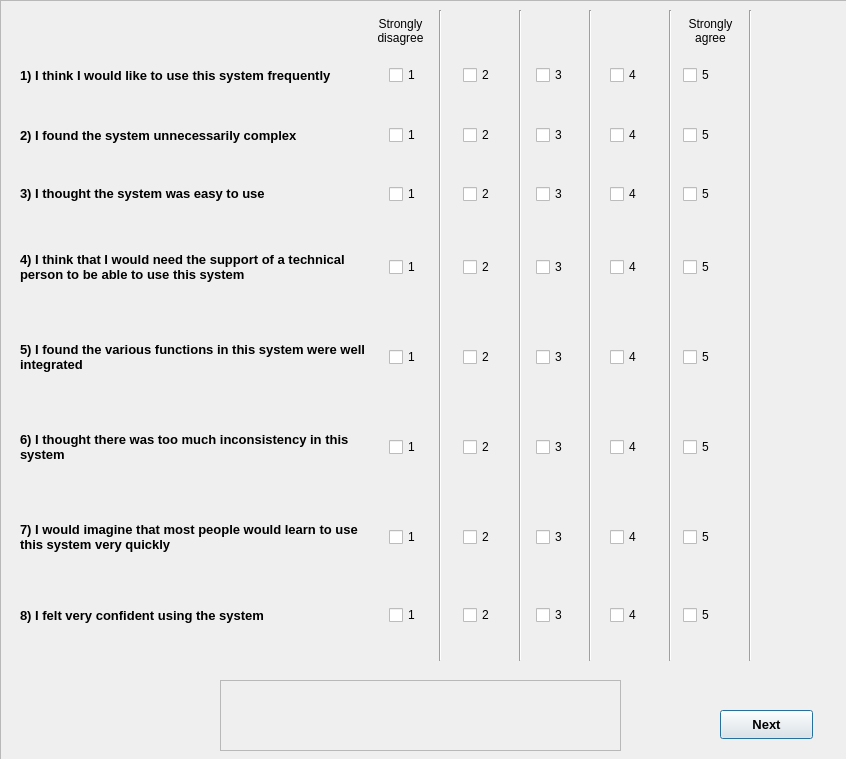
<?xml version="1.0" encoding="UTF-8"?>
<ui version="4.0">
 <class>UsabilityQuestionnaire</class>
 <widget class="QDialog" name="UsabilityQuestionnaire">
  <property name="geometry">
   <rect>
    <x>0</x>
    <y>0</y>
    <width>846</width>
    <height>759</height>
   </rect>
  </property>
  <property name="windowTitle">
   <string>Dialog</string>
  </property>
  <widget class="QLabel" name="label_2">
   <property name="geometry">
    <rect>
     <x>370</x>
     <y>10</y>
     <width>61</width>
     <height>41</height>
    </rect>
   </property>
   <property name="text">
    <string>Strongly disagree</string>
   </property>
   <property name="alignment">
    <set>Qt::AlignCenter</set>
   </property>
   <property name="wordWrap">
    <bool>true</bool>
   </property>
  </widget>
  <widget class="Line" name="line">
   <property name="geometry">
    <rect>
     <x>430</x>
     <y>10</y>
     <width>20</width>
     <height>651</height>
    </rect>
   </property>
   <property name="font">
    <font>
     <bold>false</bold>
    </font>
   </property>
   <property name="frameShadow">
    <enum>QFrame::Sunken</enum>
   </property>
   <property name="orientation">
    <enum>Qt::Vertical</enum>
   </property>
  </widget>
  <widget class="Line" name="line_2">
   <property name="geometry">
    <rect>
     <x>510</x>
     <y>10</y>
     <width>20</width>
     <height>651</height>
    </rect>
   </property>
   <property name="font">
    <font>
     <bold>false</bold>
    </font>
   </property>
   <property name="frameShadow">
    <enum>QFrame::Sunken</enum>
   </property>
   <property name="orientation">
    <enum>Qt::Vertical</enum>
   </property>
  </widget>
  <widget class="Line" name="line_3">
   <property name="geometry">
    <rect>
     <x>580</x>
     <y>10</y>
     <width>20</width>
     <height>651</height>
    </rect>
   </property>
   <property name="font">
    <font>
     <bold>false</bold>
    </font>
   </property>
   <property name="frameShadow">
    <enum>QFrame::Sunken</enum>
   </property>
   <property name="orientation">
    <enum>Qt::Vertical</enum>
   </property>
  </widget>
  <widget class="Line" name="line_4">
   <property name="geometry">
    <rect>
     <x>660</x>
     <y>10</y>
     <width>20</width>
     <height>651</height>
    </rect>
   </property>
   <property name="font">
    <font>
     <bold>false</bold>
    </font>
   </property>
   <property name="frameShadow">
    <enum>QFrame::Sunken</enum>
   </property>
   <property name="orientation">
    <enum>Qt::Vertical</enum>
   </property>
  </widget>
  <widget class="Line" name="line_5">
   <property name="geometry">
    <rect>
     <x>740</x>
     <y>10</y>
     <width>20</width>
     <height>651</height>
    </rect>
   </property>
   <property name="font">
    <font>
     <bold>false</bold>
    </font>
   </property>
   <property name="frameShadow">
    <enum>QFrame::Sunken</enum>
   </property>
   <property name="orientation">
    <enum>Qt::Vertical</enum>
   </property>
  </widget>
  <widget class="QLabel" name="label_3">
   <property name="geometry">
    <rect>
     <x>680</x>
     <y>10</y>
     <width>61</width>
     <height>41</height>
    </rect>
   </property>
   <property name="text">
    <string>Strongly agree</string>
   </property>
   <property name="alignment">
    <set>Qt::AlignCenter</set>
   </property>
   <property name="wordWrap">
    <bool>true</bool>
   </property>
  </widget>
  <widget class="QPushButton" name="nextButton">
   <property name="geometry">
    <rect>
     <x>720</x>
     <y>710</y>
     <width>93</width>
     <height>29</height>
    </rect>
   </property>
   <property name="font">
    <font>
     <pointsize>10</pointsize>
     <bold>true</bold>
    </font>
   </property>
   <property name="text">
    <string>Next</string>
   </property>
  </widget>
  <widget class="QFrame" name="frame">
   <property name="geometry">
    <rect>
     <x>0</x>
     <y>0</y>
     <width>851</width>
     <height>761</height>
    </rect>
   </property>
   <property name="frameShape">
    <enum>QFrame::StyledPanel</enum>
   </property>
   <property name="frameShadow">
    <enum>QFrame::Raised</enum>
   </property>
   <widget class="QFrame" name="frame_2">
    <property name="geometry">
     <rect>
      <x>220</x>
      <y>680</y>
      <width>401</width>
      <height>71</height>
     </rect>
    </property>
    <property name="frameShape">
     <enum>QFrame::StyledPanel</enum>
    </property>
    <property name="frameShadow">
     <enum>QFrame::Raised</enum>
    </property>
   </widget>
   <widget class="QWidget" name="layoutWidget">
    <property name="geometry">
     <rect>
      <x>20</x>
      <y>50</y>
      <width>731</width>
      <height>51</height>
     </rect>
    </property>
    <layout class="QHBoxLayout" name="horizontalLayout_10">
     <item>
      <widget class="QLabel" name="label">
       <property name="font">
        <font>
         <pointsize>10</pointsize>
         <bold>true</bold>
        </font>
       </property>
       <property name="text">
        <string>1) I think I would like to use this system frequently</string>
       </property>
       <property name="alignment">
        <set>Qt::AlignLeading|Qt::AlignLeft|Qt::AlignVCenter</set>
       </property>
       <property name="wordWrap">
        <bool>true</bool>
       </property>
      </widget>
     </item>
     <item>
      <layout class="QHBoxLayout" name="horizontalLayout">
       <item>
        <widget class="QCheckBox" name="checkBox">
         <property name="text">
          <string>1</string>
         </property>
        </widget>
       </item>
       <item>
        <widget class="QCheckBox" name="checkBox_2">
         <property name="text">
          <string>2</string>
         </property>
        </widget>
       </item>
       <item>
        <widget class="QCheckBox" name="checkBox_3">
         <property name="text">
          <string>3</string>
         </property>
        </widget>
       </item>
       <item>
        <widget class="QCheckBox" name="checkBox_4">
         <property name="text">
          <string>4</string>
         </property>
        </widget>
       </item>
       <item>
        <widget class="QCheckBox" name="checkBox_5">
         <property name="text">
          <string>5</string>
         </property>
        </widget>
       </item>
      </layout>
     </item>
    </layout>
   </widget>
   <widget class="QWidget" name="layoutWidget">
    <property name="geometry">
     <rect>
      <x>20</x>
      <y>490</y>
      <width>731</width>
      <height>94</height>
     </rect>
    </property>
    <layout class="QHBoxLayout" name="horizontalLayout_7">
     <item>
      <widget class="QLabel" name="label_9">
       <property name="font">
        <font>
         <pointsize>10</pointsize>
         <bold>true</bold>
        </font>
       </property>
       <property name="text">
        <string>&lt;html&gt;&lt;head/&gt;&lt;body&gt;&lt;p&gt;7) I would imagine that most people would learn to use this system very quickly&lt;/p&gt;&lt;/body&gt;&lt;/html&gt;</string>
       </property>
       <property name="alignment">
        <set>Qt::AlignLeading|Qt::AlignLeft|Qt::AlignVCenter</set>
       </property>
       <property name="wordWrap">
        <bool>true</bool>
       </property>
      </widget>
     </item>
     <item>
      <layout class="QHBoxLayout" name="horizontalLayout_8">
       <item>
        <widget class="QCheckBox" name="checkBox_31">
         <property name="text">
          <string>1</string>
         </property>
        </widget>
       </item>
       <item>
        <widget class="QCheckBox" name="checkBox_32">
         <property name="text">
          <string>2</string>
         </property>
        </widget>
       </item>
       <item>
        <widget class="QCheckBox" name="checkBox_33">
         <property name="text">
          <string>3</string>
         </property>
        </widget>
       </item>
       <item>
        <widget class="QCheckBox" name="checkBox_34">
         <property name="text">
          <string>4</string>
         </property>
        </widget>
       </item>
       <item>
        <widget class="QCheckBox" name="checkBox_35">
         <property name="text">
          <string>5</string>
         </property>
        </widget>
       </item>
      </layout>
     </item>
    </layout>
   </widget>
   <widget class="QWidget" name="layoutWidget">
    <property name="geometry">
     <rect>
      <x>20</x>
      <y>220</y>
      <width>731</width>
      <height>94</height>
     </rect>
    </property>
    <layout class="QHBoxLayout" name="horizontalLayout_13">
     <item>
      <widget class="QLabel" name="label_6">
       <property name="font">
        <font>
         <pointsize>10</pointsize>
         <bold>true</bold>
        </font>
       </property>
       <property name="text">
        <string>&lt;html&gt;&lt;head/&gt;&lt;body&gt;&lt;p&gt;4) I think that I would need the support of a technical person to be able to use this system&lt;/p&gt;&lt;/body&gt;&lt;/html&gt;</string>
       </property>
       <property name="alignment">
        <set>Qt::AlignLeading|Qt::AlignLeft|Qt::AlignVCenter</set>
       </property>
       <property name="wordWrap">
        <bool>true</bool>
       </property>
      </widget>
     </item>
     <item>
      <layout class="QHBoxLayout" name="horizontalLayout_4">
       <item>
        <widget class="QCheckBox" name="checkBox_16">
         <property name="text">
          <string>1</string>
         </property>
        </widget>
       </item>
       <item>
        <widget class="QCheckBox" name="checkBox_17">
         <property name="text">
          <string>2</string>
         </property>
        </widget>
       </item>
       <item>
        <widget class="QCheckBox" name="checkBox_18">
         <property name="text">
          <string>3</string>
         </property>
        </widget>
       </item>
       <item>
        <widget class="QCheckBox" name="checkBox_19">
         <property name="text">
          <string>4</string>
         </property>
        </widget>
       </item>
       <item>
        <widget class="QCheckBox" name="checkBox_20">
         <property name="text">
          <string>5</string>
         </property>
        </widget>
       </item>
      </layout>
     </item>
    </layout>
   </widget>
   <widget class="QWidget" name="layoutWidget">
    <property name="geometry">
     <rect>
      <x>20</x>
      <y>400</y>
      <width>731</width>
      <height>94</height>
     </rect>
    </property>
    <layout class="QHBoxLayout" name="horizontalLayout_15">
     <item>
      <widget class="QLabel" name="label_8">
       <property name="font">
        <font>
         <pointsize>10</pointsize>
         <bold>true</bold>
        </font>
       </property>
       <property name="text">
        <string>&lt;html&gt;&lt;head/&gt;&lt;body&gt;&lt;p&gt;6) I thought there was too much inconsistency in this system&lt;/p&gt;&lt;/body&gt;&lt;/html&gt;</string>
       </property>
       <property name="alignment">
        <set>Qt::AlignLeading|Qt::AlignLeft|Qt::AlignVCenter</set>
       </property>
       <property name="wordWrap">
        <bool>true</bool>
       </property>
      </widget>
     </item>
     <item>
      <layout class="QHBoxLayout" name="horizontalLayout_6">
       <item>
        <widget class="QCheckBox" name="checkBox_26">
         <property name="text">
          <string>1</string>
         </property>
        </widget>
       </item>
       <item>
        <widget class="QCheckBox" name="checkBox_27">
         <property name="text">
          <string>2</string>
         </property>
        </widget>
       </item>
       <item>
        <widget class="QCheckBox" name="checkBox_28">
         <property name="text">
          <string>3</string>
         </property>
        </widget>
       </item>
       <item>
        <widget class="QCheckBox" name="checkBox_29">
         <property name="text">
          <string>4</string>
         </property>
        </widget>
       </item>
       <item>
        <widget class="QCheckBox" name="checkBox_30">
         <property name="text">
          <string>5</string>
         </property>
        </widget>
       </item>
      </layout>
     </item>
    </layout>
   </widget>
   <widget class="QWidget" name="layoutWidget">
    <property name="geometry">
     <rect>
      <x>20</x>
      <y>170</y>
      <width>731</width>
      <height>48</height>
     </rect>
    </property>
    <layout class="QHBoxLayout" name="horizontalLayout_12">
     <item>
      <widget class="QLabel" name="label_5">
       <property name="font">
        <font>
         <pointsize>10</pointsize>
         <bold>true</bold>
        </font>
       </property>
       <property name="text">
        <string>&lt;html&gt;&lt;head/&gt;&lt;body&gt;&lt;p&gt;3) I thought the system was easy to use&lt;/p&gt;&lt;/body&gt;&lt;/html&gt;</string>
       </property>
       <property name="alignment">
        <set>Qt::AlignLeading|Qt::AlignLeft|Qt::AlignVCenter</set>
       </property>
       <property name="wordWrap">
        <bool>true</bool>
       </property>
      </widget>
     </item>
     <item>
      <layout class="QHBoxLayout" name="horizontalLayout_3">
       <item>
        <widget class="QCheckBox" name="checkBox_11">
         <property name="text">
          <string>1</string>
         </property>
        </widget>
       </item>
       <item>
        <widget class="QCheckBox" name="checkBox_12">
         <property name="text">
          <string>2</string>
         </property>
        </widget>
       </item>
       <item>
        <widget class="QCheckBox" name="checkBox_13">
         <property name="text">
          <string>3</string>
         </property>
        </widget>
       </item>
       <item>
        <widget class="QCheckBox" name="checkBox_14">
         <property name="text">
          <string>4</string>
         </property>
        </widget>
       </item>
       <item>
        <widget class="QCheckBox" name="checkBox_15">
         <property name="text">
          <string>5</string>
         </property>
        </widget>
       </item>
      </layout>
     </item>
    </layout>
   </widget>
   <widget class="QWidget" name="layoutWidget">
    <property name="geometry">
     <rect>
      <x>20</x>
      <y>310</y>
      <width>731</width>
      <height>94</height>
     </rect>
    </property>
    <layout class="QHBoxLayout" name="horizontalLayout_14">
     <item>
      <widget class="QLabel" name="label_7">
       <property name="font">
        <font>
         <pointsize>10</pointsize>
         <bold>true</bold>
        </font>
       </property>
       <property name="text">
        <string>&lt;html&gt;&lt;head/&gt;&lt;body&gt;&lt;p&gt;5) I found the various functions in this system were well integrated&lt;/p&gt;&lt;/body&gt;&lt;/html&gt;</string>
       </property>
       <property name="alignment">
        <set>Qt::AlignLeading|Qt::AlignLeft|Qt::AlignVCenter</set>
       </property>
       <property name="wordWrap">
        <bool>true</bool>
       </property>
      </widget>
     </item>
     <item>
      <layout class="QHBoxLayout" name="horizontalLayout_5">
       <item>
        <widget class="QCheckBox" name="checkBox_21">
         <property name="text">
          <string>1</string>
         </property>
        </widget>
       </item>
       <item>
        <widget class="QCheckBox" name="checkBox_22">
         <property name="text">
          <string>2</string>
         </property>
        </widget>
       </item>
       <item>
        <widget class="QCheckBox" name="checkBox_23">
         <property name="text">
          <string>3</string>
         </property>
        </widget>
       </item>
       <item>
        <widget class="QCheckBox" name="checkBox_24">
         <property name="text">
          <string>4</string>
         </property>
        </widget>
       </item>
       <item>
        <widget class="QCheckBox" name="checkBox_25">
         <property name="text">
          <string>5</string>
         </property>
        </widget>
       </item>
      </layout>
     </item>
    </layout>
   </widget>
   <widget class="QWidget" name="layoutWidget">
    <property name="geometry">
     <rect>
      <x>20</x>
      <y>100</y>
      <width>731</width>
      <height>71</height>
     </rect>
    </property>
    <layout class="QHBoxLayout" name="horizontalLayout_11">
     <item>
      <widget class="QLabel" name="label_4">
       <property name="font">
        <font>
         <pointsize>10</pointsize>
         <bold>true</bold>
        </font>
       </property>
       <property name="text">
        <string>&lt;html&gt;&lt;head/&gt;&lt;body&gt;&lt;p&gt;2) I found the system unnecessarily complex&lt;/p&gt;&lt;/body&gt;&lt;/html&gt;</string>
       </property>
       <property name="alignment">
        <set>Qt::AlignLeading|Qt::AlignLeft|Qt::AlignVCenter</set>
       </property>
       <property name="wordWrap">
        <bool>true</bool>
       </property>
      </widget>
     </item>
     <item>
      <layout class="QHBoxLayout" name="horizontalLayout_2">
       <item>
        <widget class="QCheckBox" name="checkBox_6">
         <property name="text">
          <string>1</string>
         </property>
        </widget>
       </item>
       <item>
        <widget class="QCheckBox" name="checkBox_7">
         <property name="text">
          <string>2</string>
         </property>
        </widget>
       </item>
       <item>
        <widget class="QCheckBox" name="checkBox_8">
         <property name="text">
          <string>3</string>
         </property>
        </widget>
       </item>
       <item>
        <widget class="QCheckBox" name="checkBox_9">
         <property name="text">
          <string>4</string>
         </property>
        </widget>
       </item>
       <item>
        <widget class="QCheckBox" name="checkBox_10">
         <property name="text">
          <string>5</string>
         </property>
        </widget>
       </item>
      </layout>
     </item>
    </layout>
   </widget>
   <widget class="QWidget" name="layoutWidget">
    <property name="geometry">
     <rect>
      <x>20</x>
      <y>580</y>
      <width>731</width>
      <height>71</height>
     </rect>
    </property>
    <layout class="QHBoxLayout" name="horizontalLayout_16">
     <item>
      <widget class="QLabel" name="label_10">
       <property name="font">
        <font>
         <pointsize>10</pointsize>
         <bold>true</bold>
        </font>
       </property>
       <property name="text">
        <string>&lt;html&gt;&lt;head/&gt;&lt;body&gt;&lt;p&gt;8) I felt very confident using the system&lt;/p&gt;&lt;/body&gt;&lt;/html&gt;</string>
       </property>
       <property name="alignment">
        <set>Qt::AlignLeading|Qt::AlignLeft|Qt::AlignVCenter</set>
       </property>
       <property name="wordWrap">
        <bool>true</bool>
       </property>
      </widget>
     </item>
     <item>
      <layout class="QHBoxLayout" name="horizontalLayout_9">
       <item>
        <widget class="QCheckBox" name="checkBox_36">
         <property name="text">
          <string>1</string>
         </property>
        </widget>
       </item>
       <item>
        <widget class="QCheckBox" name="checkBox_37">
         <property name="text">
          <string>2</string>
         </property>
        </widget>
       </item>
       <item>
        <widget class="QCheckBox" name="checkBox_38">
         <property name="text">
          <string>3</string>
         </property>
        </widget>
       </item>
       <item>
        <widget class="QCheckBox" name="checkBox_39">
         <property name="text">
          <string>4</string>
         </property>
        </widget>
       </item>
       <item>
        <widget class="QCheckBox" name="checkBox_40">
         <property name="text">
          <string>5</string>
         </property>
        </widget>
       </item>
      </layout>
     </item>
    </layout>
   </widget>
  </widget>
  <zorder>frame</zorder>
  <zorder>label_2</zorder>
  <zorder>label_3</zorder>
  <zorder>line</zorder>
  <zorder>line_2</zorder>
  <zorder>line_3</zorder>
  <zorder>line_4</zorder>
  <zorder>line_5</zorder>
  <zorder>nextButton</zorder>
 </widget>
 <resources/>
 <connections/>
</ui>
